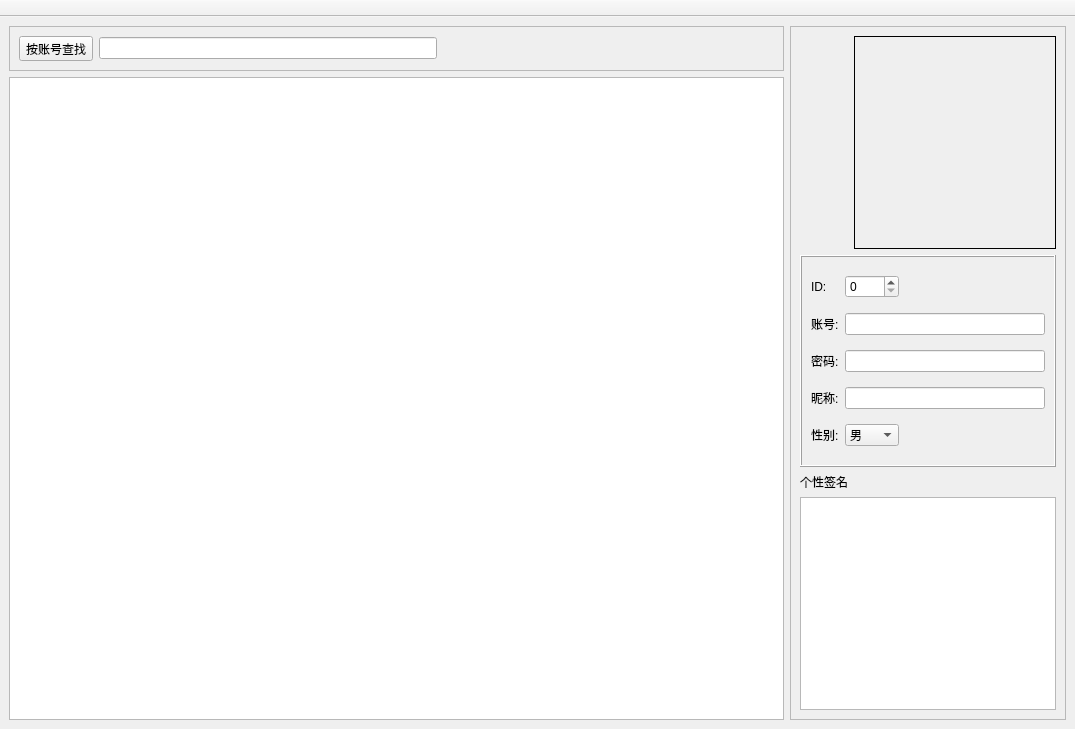
<?xml version="1.0" encoding="UTF-8"?>
<ui version="4.0">
 <class>MainWindow</class>
 <widget class="QMainWindow" name="MainWindow">
  <property name="geometry">
   <rect>
    <x>0</x>
    <y>0</y>
    <width>1075</width>
    <height>729</height>
   </rect>
  </property>
  <property name="sizePolicy">
   <sizepolicy hsizetype="Preferred" vsizetype="Preferred">
    <horstretch>0</horstretch>
    <verstretch>0</verstretch>
   </sizepolicy>
  </property>
  <property name="windowTitle">
   <string>MainWindow</string>
  </property>
  <widget class="QWidget" name="centralwidget">
   <layout class="QGridLayout" name="gridLayout_4">
    <item row="0" column="0">
     <widget class="QFrame" name="frame_3">
      <property name="frameShape">
       <enum>QFrame::StyledPanel</enum>
      </property>
      <property name="frameShadow">
       <enum>QFrame::Raised</enum>
      </property>
      <layout class="QGridLayout" name="gridLayout_3">
       <item row="0" column="0">
        <widget class="QToolButton" name="toolButton_SearchByAccount">
         <property name="text">
          <string>按账号查找</string>
         </property>
         <property name="icon">
          <iconset resource="Icon.qrc">
           <normaloff>:/Icons/Search.png</normaloff>:/Icons/Search.png</iconset>
         </property>
         <property name="toolButtonStyle">
          <enum>Qt::ToolButtonTextBesideIcon</enum>
         </property>
        </widget>
       </item>
       <item row="0" column="1">
        <widget class="QLineEdit" name="lineEdit_SearchByAccount"/>
       </item>
       <item row="0" column="2">
        <spacer name="horizontalSpacer_3">
         <property name="orientation">
          <enum>Qt::Horizontal</enum>
         </property>
         <property name="sizeHint" stdset="0">
          <size>
           <width>40</width>
           <height>20</height>
          </size>
         </property>
        </spacer>
       </item>
      </layout>
     </widget>
    </item>
    <item row="1" column="0">
     <widget class="QTableView" name="tableView">
      <property name="sizePolicy">
       <sizepolicy hsizetype="Expanding" vsizetype="Expanding">
        <horstretch>0</horstretch>
        <verstretch>0</verstretch>
       </sizepolicy>
      </property>
     </widget>
    </item>
    <item row="0" column="1" rowspan="2">
     <widget class="QFrame" name="frame_2">
      <property name="sizePolicy">
       <sizepolicy hsizetype="Preferred" vsizetype="Preferred">
        <horstretch>0</horstretch>
        <verstretch>0</verstretch>
       </sizepolicy>
      </property>
      <property name="frameShape">
       <enum>QFrame::StyledPanel</enum>
      </property>
      <property name="frameShadow">
       <enum>QFrame::Raised</enum>
      </property>
      <layout class="QGridLayout" name="gridLayout_2">
       <item row="0" column="1" colspan="3">
        <widget class="QLabel" name="label_Photo">
         <property name="sizePolicy">
          <sizepolicy hsizetype="Preferred" vsizetype="Preferred">
           <horstretch>0</horstretch>
           <verstretch>0</verstretch>
          </sizepolicy>
         </property>
         <property name="frameShape">
          <enum>QFrame::Box</enum>
         </property>
         <property name="text">
          <string/>
         </property>
        </widget>
       </item>
       <item row="3" column="0" colspan="4">
        <widget class="QTextEdit" name="textEdit_Signature">
         <property name="sizePolicy">
          <sizepolicy hsizetype="Preferred" vsizetype="Preferred">
           <horstretch>0</horstretch>
           <verstretch>0</verstretch>
          </sizepolicy>
         </property>
        </widget>
       </item>
       <item row="1" column="0" colspan="4">
        <widget class="QFrame" name="frame">
         <property name="frameShape">
          <enum>QFrame::Box</enum>
         </property>
         <property name="frameShadow">
          <enum>QFrame::Raised</enum>
         </property>
         <layout class="QGridLayout" name="gridLayout">
          <item row="4" column="0">
           <widget class="QLabel" name="label_Gender">
            <property name="text">
             <string>性别:</string>
            </property>
           </widget>
          </item>
          <item row="2" column="0">
           <widget class="QLabel" name="label_Password">
            <property name="text">
             <string>密码:</string>
            </property>
           </widget>
          </item>
          <item row="1" column="0">
           <widget class="QLabel" name="label_Account">
            <property name="text">
             <string>账号:</string>
            </property>
           </widget>
          </item>
          <item row="1" column="1" colspan="2">
           <widget class="QLineEdit" name="lineEdit_Account"/>
          </item>
          <item row="3" column="1" colspan="2">
           <widget class="QLineEdit" name="lineEdit_Name"/>
          </item>
          <item row="0" column="2">
           <spacer name="horizontalSpacer_2">
            <property name="orientation">
             <enum>Qt::Horizontal</enum>
            </property>
            <property name="sizeHint" stdset="0">
             <size>
              <width>40</width>
              <height>20</height>
             </size>
            </property>
           </spacer>
          </item>
          <item row="0" column="0">
           <widget class="QLabel" name="label_ID">
            <property name="text">
             <string>ID:</string>
            </property>
           </widget>
          </item>
          <item row="0" column="1">
           <widget class="QSpinBox" name="spinBox_ID">
            <property name="maximum">
             <number>99</number>
            </property>
           </widget>
          </item>
          <item row="3" column="0">
           <widget class="QLabel" name="label_Name">
            <property name="text">
             <string>昵称:</string>
            </property>
           </widget>
          </item>
          <item row="4" column="2">
           <spacer name="horizontalSpacer">
            <property name="orientation">
             <enum>Qt::Horizontal</enum>
            </property>
            <property name="sizeHint" stdset="0">
             <size>
              <width>40</width>
              <height>20</height>
             </size>
            </property>
           </spacer>
          </item>
          <item row="4" column="1">
           <widget class="QComboBox" name="comboBox_Gender">
            <item>
             <property name="text">
              <string>男</string>
             </property>
            </item>
            <item>
             <property name="text">
              <string>女</string>
             </property>
            </item>
            <item>
             <property name="text">
              <string>其他</string>
             </property>
            </item>
           </widget>
          </item>
          <item row="2" column="1" colspan="2">
           <widget class="QLineEdit" name="lineEdit_Password">
            <property name="text">
             <string/>
            </property>
           </widget>
          </item>
         </layout>
        </widget>
       </item>
       <item row="2" column="0">
        <widget class="QLabel" name="label_Signature">
         <property name="sizePolicy">
          <sizepolicy hsizetype="Fixed" vsizetype="Fixed">
           <horstretch>0</horstretch>
           <verstretch>0</verstretch>
          </sizepolicy>
         </property>
         <property name="text">
          <string>个性签名</string>
         </property>
        </widget>
       </item>
      </layout>
     </widget>
    </item>
   </layout>
  </widget>
  <widget class="QToolBar" name="toolBar">
   <property name="windowTitle">
    <string>toolBar</string>
   </property>
   <property name="movable">
    <bool>false</bool>
   </property>
   <property name="allowedAreas">
    <set>Qt::TopToolBarArea</set>
   </property>
   <property name="orientation">
    <enum>Qt::Horizontal</enum>
   </property>
   <property name="iconSize">
    <size>
     <width>24</width>
     <height>24</height>
    </size>
   </property>
   <attribute name="toolBarArea">
    <enum>TopToolBarArea</enum>
   </attribute>
   <attribute name="toolBarBreak">
    <bool>false</bool>
   </attribute>
  </widget>
  <action name="actionOpenDatabase">
   <property name="icon">
    <iconset>
     <normalon>:/Icons/Open.png</normalon>
    </iconset>
   </property>
   <property name="text">
    <string>打开数据库</string>
   </property>
  </action>
  <action name="actionToFirstRecord">
   <property name="icon">
    <iconset resource="Icon.qrc">
     <normaloff>:/Icons/First.png</normaloff>:/Icons/First.png</iconset>
   </property>
   <property name="text">
    <string>首行</string>
   </property>
  </action>
  <action name="actionToLastRecord">
   <property name="icon">
    <iconset resource="Icon.qrc">
     <normaloff>:/Icons/Last.png</normaloff>:/Icons/Last.png</iconset>
   </property>
   <property name="text">
    <string>尾行</string>
   </property>
  </action>
  <action name="actionToNextRecord">
   <property name="icon">
    <iconset resource="Icon.qrc">
     <normaloff>:/Icons/Next.png</normaloff>:/Icons/Next.png</iconset>
   </property>
   <property name="text">
    <string>下一行</string>
   </property>
  </action>
  <action name="actionToPreviousRecord">
   <property name="icon">
    <iconset resource="Icon.qrc">
     <normaloff>:/Icons/Previous.png</normaloff>:/Icons/Previous.png</iconset>
   </property>
   <property name="text">
    <string>上一行</string>
   </property>
  </action>
  <action name="actionEditRecord">
   <property name="icon">
    <iconset resource="Icon.qrc">
     <normaloff>:/Icons/Edit.png</normaloff>:/Icons/Edit.png</iconset>
   </property>
   <property name="text">
    <string>编辑</string>
   </property>
  </action>
  <action name="actionInsertRecord">
   <property name="icon">
    <iconset resource="Icon.qrc">
     <normaloff>:/Icons/Add.png</normaloff>:/Icons/Add.png</iconset>
   </property>
   <property name="text">
    <string>插入</string>
   </property>
  </action>
  <action name="actionDeleteRecord">
   <property name="icon">
    <iconset resource="Icon.qrc">
     <normaloff>:/Icons/Delete.png</normaloff>:/Icons/Delete.png</iconset>
   </property>
   <property name="text">
    <string>删除</string>
   </property>
  </action>
  <action name="actionSortByAsc">
   <property name="icon">
    <iconset resource="Icon.qrc">
     <normaloff>:/Icons/Asc.png</normaloff>:/Icons/Asc.png</iconset>
   </property>
   <property name="text">
    <string>升序</string>
   </property>
  </action>
  <action name="actionSortByDesc">
   <property name="icon">
    <iconset resource="Icon.qrc">
     <normaloff>:/Icons/Desc.png</normaloff>:/Icons/Desc.png</iconset>
   </property>
   <property name="text">
    <string>降序</string>
   </property>
  </action>
  <action name="actionSearchByAccount">
   <property name="icon">
    <iconset resource="Icon.qrc">
     <normaloff>:/Icons/Search.png</normaloff>:/Icons/Search.png</iconset>
   </property>
   <property name="text">
    <string>查找用户名</string>
   </property>
  </action>
  <action name="actionSelectAll">
   <property name="icon">
    <iconset resource="Icon.qrc">
     <normaloff>:/Icons/Search.png</normaloff>:/Icons/Search.png</iconset>
   </property>
   <property name="text">
    <string>SelectAll</string>
   </property>
  </action>
 </widget>
 <resources>
  <include location="Icon.qrc"/>
 </resources>
 <connections/>
</ui>
